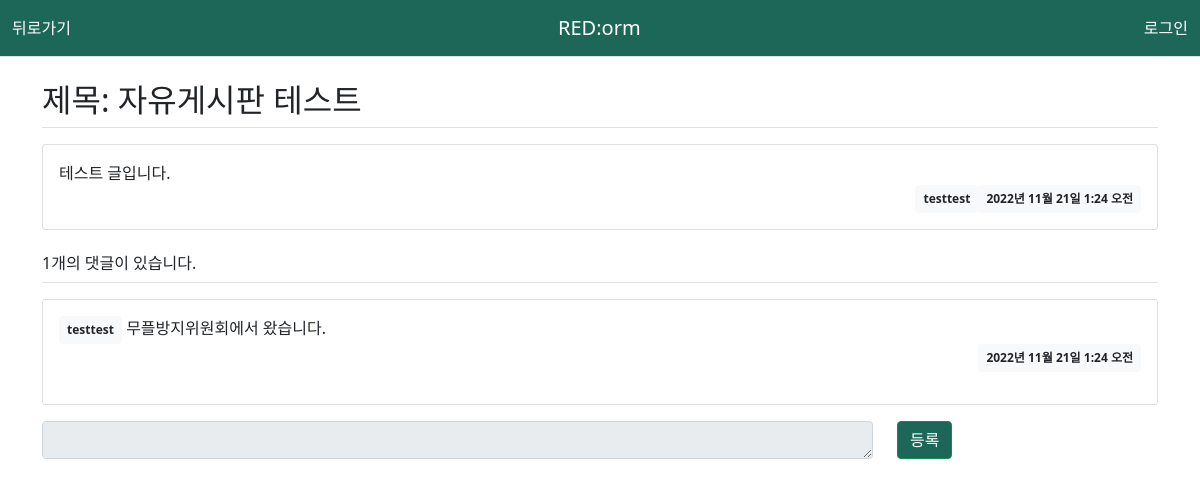
The app's page /dorms/free/1/ with its own data.
### dorms/models.py (models this page shows, shortened)
class Context_free (models.Model) :
    writer = models.ForeignKey(User, on_delete=models.PROTECT, null=True)
    title = models.CharField(max_length = 100)
    date = models.DateTimeField()
    content = models.TextField()
    modify_date = models.DateTimeField(null=True, blank=True)

class Comment_free (models.Model) :
    context = models.ForeignKey(Context_free, on_delete=models.CASCADE)
    content = models.TextField(null = False)
    writer = models.ForeignKey(User, on_delete=models.PROTECT, null=True)
    create_date = models.DateTimeField()
    modify_date = models.DateTimeField(null=True, blank=True)

### common/models.py (models this page shows)
class User (AbstractUser) :
    name = models.CharField(max_length = 200)
    GENDER_CHOICES = (
        ("여학생", "여학생"),
        ("남학생", "남학생"),
    )
    gender = models.CharField(choices = GENDER_CHOICES, max_length = 50)
    BD_CHOICES = (
        ("신관A", "신관A"),
        ("신관B", "신관B"),
        ("인관", "인관"),
        ("의관", "의관"),
        ("예관", "예관"),
        ("지관", "지관"),
        ("C하우스", "C하우스"),
        ("E하우스-본관", "E하우스-별관"),
        ("G하우스", "G하우스"),
        ("I하우스", "I하우스"),
        ("K하우스", "K하우스"),
        ("M하우스-A동", "M하우스-A동"),
        ("M하우스-B동", "M하우스-B동"),
        ("빅토리하우스", "빅토리하우스"),
        ("이완근관", "이완근관"),
        ("크라운빌-A동", "크라운빌-A동"),
        ("크라운빌-C동", "크라운빌-C동"),
    )
    building = models.CharField(choices=BD_CHOICES, max_length=100)
    room_num = models.IntegerField(null=True)

### dorms/views.py (the view)
def free_detail (request, context_id) :
    content = get_object_or_404(Context_free, pk=context_id)
    comment_list = Comment_free.objects.filter(context=content)
    context = {
        'content': content,
        'comment_list': comment_list
    }
    return render(request, 'dorms/free_context_detail.html', context)

### templates/dorms/free_context_detail.html (shortened to what this page needs)
{% extends './base.html' %}
{% block content %}
<nav style="background-color: #1c6758;"class="navbar border-bottom">
    <div id="d-nav" class="container-fluid">
        <ul class="navbar-nav">
            <li class="nav-item">
                <div style="color: white" class="nav-link" onClick="history.go(-1)">뒤로가기</div>
            </li>
        </ul>
        <a style="color: white" class="navbar-brand" href="{% url 'common:main' %}">RED:orm</a>
        <ul class="navbar-nav">
                    {% if user.is_authenticated %}
                        <li class="nav-item">
                            <a style="color: white" class="nav-link" href="{% url 'common:show' %}">프로필</a></li>
                    {% else %}
                        <li class="nav-item">
                            <a style="color: white" class="nav-link" href="{% url 'common:login' %}">로그인</a></li>
                    {% endif %}
        </ul>
    </div>
</nav>
{% load static %}
<link rel="stylesheet" type = "text/css" href = "{% static 'style.css' %}">
<div class="container my-3">
    <h2 class="border-bottom py-2">제목: {{ content.title }}</h2>
    <div class="card my-3">
        <div class="card-body">
            <div class="card-text" style="white-space: pre-line;">{{ content.content }}</div>
            <div class="d-flex justify-content-end">
                <div class="badge bg-light text-dark p-2">
                    {{content.writer.username}}
                </div>
                <div class="badge bg-light text-dark p-2">
                    {{ content.date }}
                </div>
            </div>
        </div>
    </div>
    <h6 class="border-bottom my-3 py-2">{{comment_list.count}}개의 댓글이 있습니다.</h6>
    {% for comment in comment_list %}
    <div class="card my-3">
        <div class="card-body">
            <div class="d-inline-flex justify-content-start">
                <div class="badge bg-light text-dark p-2">
                    {{comment.writer.username}}
                </div>
            </div>
            <div class="d-inline-flex justify-content-start">
                <div class="card-text" style="white-space: pre-line;">{{ comment.content }}</div>
            </div>
            <div class="d-flex justify-content-end">
                <div class="badge bg-light text-dark p-2">
                    {{ comment.create_date }}
                </div>
            </div>
        </div>
    </div>
    {% endfor %}
    <form action="{% url 'dorms:free_comment_create' content.id %}" method="post" class="my-3">
        <div class="row">
            <div class="col-9">
            <textarea {% if not user.is_authenticated %} disabled {% endif %} name = "content" id="content" class="form-control" rows="1"></textarea>
            </div>
            <div class="col-3">
                <input style="margin-top:0; background-color: #1c6758;"
                       class="btn btn-success" type="submit" value="등록">
            </div>
        </div>
    </form>
</div>
{% endblock %}

### static/style.css (style rules this page uses)
textarea { width:100%; }
input[type=submit] { margin-top:10px; }

### records on screen
Context_free: title "자유게시판 테스트", content "테스트 글입니다.", writer.username "testtest", date "2022년 11월 21일 1:24 오전"
Comment_free: writer.username "testtest", content "무플방지위원회에서 왔습니다.", create_date "2022년 11월 21일 1:24 오전"

### other values on screen
{{ comment_list.count }} "1"
